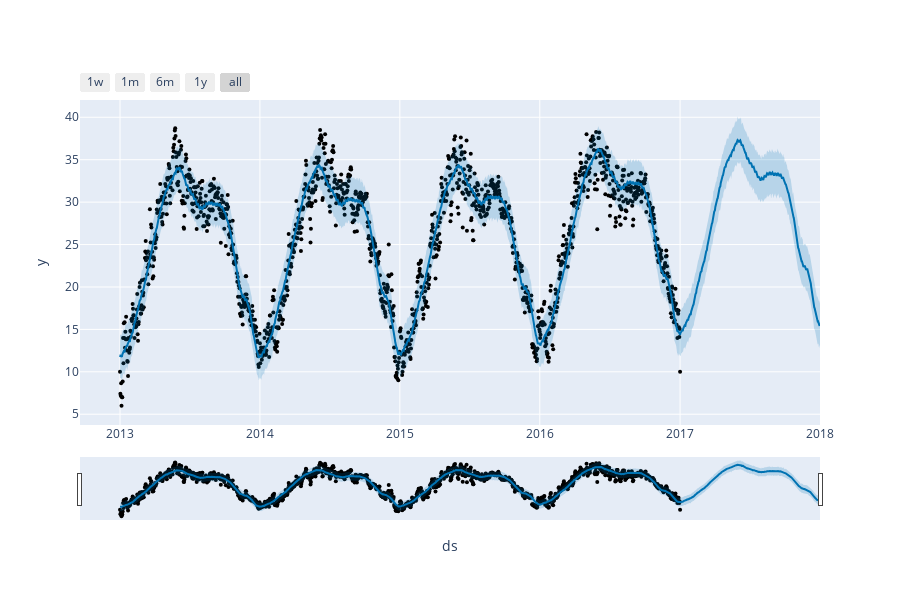

Notebook cell for this chart:
### Code cell
from prophet import Prophet
from prophet.plot import plot_plotly, plot_components_plotly

#call the model
model = Prophet()
model.fit(df)
forecast = model.make_future_dataframe(periods=365)
forecast = model.predict(forecast)
plot_plotly(model, forecast)

### Figure 1 — Plotly figure (JSON) as saved in the notebook; plotly's stock layout.template omitted (floating-point values rounded to 4 significant figures; data arrays with more than 128 entries replaced by an {"elided": "..."} marker saying what was removed)
{"data": [{"marker": {"color": "black", "size": 4}, "mode": "markers", "name": "Actual", "type": "scatter", "x": {"elided": "1462 str values"}, "y": {"elided": "1462 float values"}}, {"hoverinfo": "skip", "line": {"width": 0}, "mode": "lines", "type": "scatter", "x": {"elided": "1827 str values"}, "y": {"elided": "1827 float values"}}, {"fill": "tonexty", "fillcolor": "rgba(0, 114, 178, 0.2)", "line": {"color": "#0072B2", "width": 2}, "mode": "lines", "name": "Predicted", "type": "scatter", "x": {"elided": "1827 str values"}, "y": {"elided": "1827 float values"}}, {"fill": "tonexty", "fillcolor": "rgba(0, 114, 178, 0.2)", "hoverinfo": "skip", "line": {"width": 0}, "mode": "lines", "type": "scatter", "x": {"elided": "1827 str values"}, "y": {"elided": "1827 float values"}}], "layout": {"height": 600, "showlegend": false, "width": 900, "xaxis": {"rangeselector": {"buttons": [{"count": 7, "label": "1w", "step": "day", "stepmode": "backward"}, {"count": 1, "label": "1m", "step": "month", "stepmode": "backward"}, {"count": 6, "label": "6m", "step": "month", "stepmode": "backward"}, {"count": 1, "label": "1y", "step": "year", "stepmode": "backward"}, {"step": "all"}]}, "rangeslider": {"visible": true}, "title": {"text": "ds"}, "type": "date"}, "yaxis": {"title": {"text": "y"}}}}
